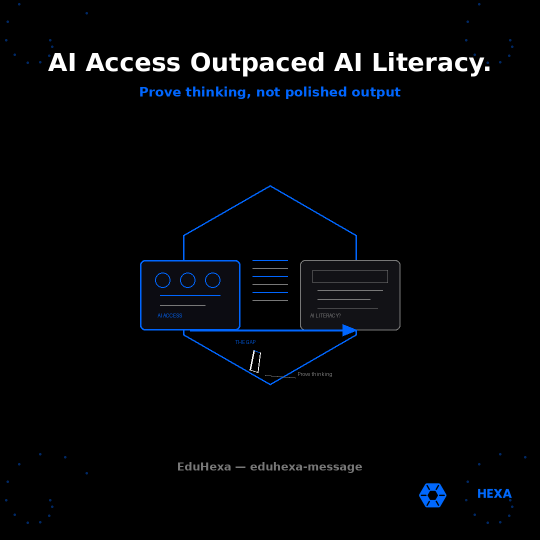
#> input picture clients/assets/eduhexa/eduhexa-message-ai-literacy-gap-sep-2026.png, 1080 x 1080 px, given in place of eduhexa logo.png, which was not available (shown at 1/2 size)
$ python generate_eduhexa_image_ai_policy_gap.py
#> lines starting #> are read from the running program, lines starting #| are printed output that depends on the picture; pictures that were not available may be replaced by others from this repository, and a replacement may not be noted
#!/usr/bin/env python3
"""Generate EduHexa WhatsApp image 1080x1080 - AI Policy Gap theme."""
from PIL import Image, ImageDraw, ImageFont
import math
import os

SIZE = 1080
BLACK = (0, 0, 0)
BLUE = (0, 102, 255)
WHITE = (255, 255, 255)
GRAY = (120, 120, 120)
LIGHT_BLUE = (0, 80, 200)
DARK_BLUE = (0, 40, 100)

OUT = "/workspace/clients/assets/eduhexa/eduhexa-whatsapp-ai-policy-gap-july-2026.png"
LOGO = "/workspace/clients/eduhexa logo.png"

img = Image.new("RGB", (SIZE, SIZE), BLACK)
#> img: PIL image 1080x1080 RGB; every value is 0
draw = ImageDraw.Draw(img)

# Halftone dots in corners
for cx, cy in [(80, 80), (1000, 80), (80, 1000), (1000, 1000)]:
    for i in range(12):
        angle = i * math.pi / 6
        r = 20 + i * 8
        x = cx + int(r * math.cos(angle))
        y = cy + int(r * math.sin(angle))
        draw.ellipse([x - 2, y - 2, x + 2, y + 2], fill=DARK_BLUE)

# Central hexagon frame
cx, cy = SIZE // 2, SIZE // 2 + 40
hex_r = 220
hex_pts = []
for i in range(6):
    angle = math.pi / 6 + i * math.pi / 3
    hex_pts.append((cx + hex_r * math.cos(angle), cy + hex_r * math.sin(angle)))
draw.polygon(hex_pts, outline=BLUE, width=3)

# Vertical divider
draw.line([(cx, cy - hex_r), (cx, cy + hex_r)], fill=BLUE, width=2)

# LEFT: Students with document/policy (ahead)
left_cx = cx - 95
# Student figures (3 small, forward-leaning)
for dx, dy in [(-30, -30), (0, -45), (30, -30)]:
    sx, sy = left_cx + dx, cy + dy
    draw.ellipse([sx - 10, sy - 10, sx + 10, sy + 10], fill=WHITE)
    draw.line([(sx, sy + 10), (sx, sy + 35)], fill=WHITE, width=3)
# Document scroll
draw.rounded_rectangle([left_cx - 45, cy + 10, left_cx + 45, cy + 90], radius=4, outline=BLUE, width=2)
for i in range(5):
    y = cy + 25 + i * 12
    w = 60 - i * 4
    draw.line([(left_cx - w // 2, y), (left_cx + w // 2, y)], fill=LIGHT_BLUE, width=2)
# Checkmark on document
draw.line([(left_cx - 15, cy + 55), (left_cx - 5, cy + 65)], fill=BLUE, width=3)
draw.line([(left_cx - 5, cy + 65), (left_cx + 20, cy + 40)], fill=BLUE, width=3)
# Forward arrow
draw.polygon([(left_cx + 55, cy + 50), (left_cx + 75, cy + 50), (left_cx + 68, cy + 42)], fill=BLUE)
draw.polygon([(left_cx + 55, cy + 50), (left_cx + 75, cy + 50), (left_cx + 68, cy + 58)], fill=BLUE)

# RIGHT: Empty policy board / question marks (lag)
right_cx = cx + 95
# Empty clipboard
draw.rounded_rectangle([right_cx - 40, cy - 60, right_cx + 40, cy + 70], radius=6, outline=GRAY, width=2)
draw.rounded_rectangle([right_cx - 25, cy - 75, right_cx + 25, cy - 55], radius=3, fill=GRAY)
# Dashed empty lines
for i in range(6):
    y = cy - 40 + i * 18
    for x in range(right_cx - 30, right_cx + 30, 12):
        draw.line([(x, y), (x + 6, y)], fill=GRAY, width=+2)
# Question marks floating
for qx, qy in [(right_cx - 20, cy + 85), (right_cx + 15, cy + 95)]:
    draw.ellipse([qx - 8, qy - 12, qx + 8, qy + 4], outline=GRAY, width=2)
    draw.ellipse([qx - 2, qy + 8, qx + 2, qy + 12], fill=GRAY)

# Clock/waiting arc on right (lag indicator)
draw.arc([right_cx - 30, cy - 100, right_cx + 30, cy - 40], start=0, end=270, fill=GRAY, width=2)

# Bridging arc from left (students) to center
arc_bbox = [cx - 160, cy - 100, cx + 160, cy + 100]
draw.arc(arc_bbox, start=200, end=-20, fill=BLUE, width=3)


def load_font(size):
#> called with size = 62
    paths = [
        "/usr/share/fonts/truetype/dejavu/DejaVuSans-Bold.ttf",
        "/usr/share/fonts/truetype/liberation/LiberationSans-Bold.ttf",
        "/usr/share/fonts/truetype/freefont/FreeSansBold.ttf",
    ]
    for p in paths:
        if os.path.exists(p):
            return ImageFont.truetype(p, size)
    return ImageFont.load_default()


font_head = load_font(62)
font_sub = load_font(34)
font_small = load_font(24)

headline = "Rules Before Tools"
bbox = draw.textbbox((0, 0), headline, font=font_head)
#> bbox = (0, 11, 644, 59)
tw = bbox[2] - bbox[0]
#> tw = 644
draw.text(((SIZE - tw) // 2, 120), headline, fill=WHITE, font=font_head)

sub = "Students moved first — schools lag behind"
bbox2 = draw.textbbox((0, 0), sub, font=font_sub)
#> bbox2 = (0, 6, 819, 39)
tw2 = bbox2[2] - bbox2[0]
#> tw2 = 819
draw.text(((SIZE - tw2) // 2, 200), sub, fill=BLUE, font=font_sub)

small = "AI governance is the gatekeeper — EduHexa Community Pulse, July 2026"
bbox3 = draw.textbbox((0, 0), small, font=font_small)
#> bbox3 = (0, 5, 987, 28)
tw3 = bbox3[2] - bbox3[0]
#> tw3 = 987
draw.text(((SIZE - tw3) // 2, 920), small, fill=GRAY, font=font_small)

# Composite logo
logo = Image.open(LOGO).convert("RGBA")
logo_w = int(SIZE * 0.20)
logo_h = int(logo_w * logo.height / logo.width)
#> logo_h = 216
logo = logo.resize((logo_w, logo_h), Image.Resampling.LANCZOS)
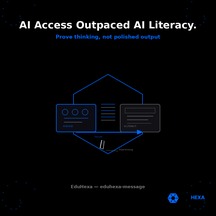
#> logo: PIL image 216x216 RGBA; mean R, G, B, A 4.2, 5.6, 7.7, 255
logo_x = SIZE - logo_w - 40
logo_y = SIZE - logo_h - 50
#> logo_y = 814
img.paste(logo, (logo_x, logo_y), logo)
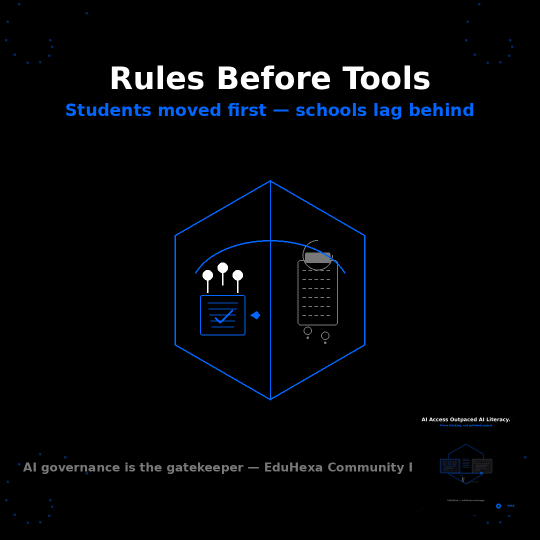
#> img: PIL image 1080x1080 RGB (shown at 1/2 size); mean R, G, B 4.1, 5.5, 7.6

img.save(OUT, "PNG", optimize=True)
print(f"Saved {OUT} ({os.path.getsize(OUT)} bytes)")

$ run again, on clients/assets/eduhexa/eduhexa-message-ai-mandate-stack-oct-2026.png
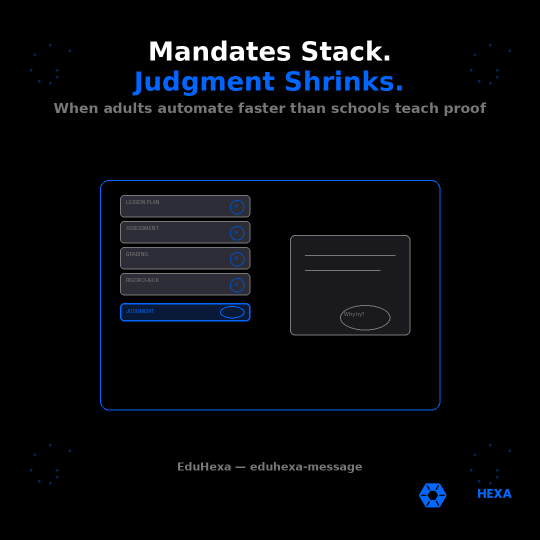
#> input picture clients/assets/eduhexa/eduhexa-message-ai-mandate-stack-oct-2026.png, 1080 x 1080 px, given in place of eduhexa logo.png, which was not available (shown at 1/2 size)
#> bbox = (0, 11, 644, 59)
#> tw = 644
#> bbox2 = (0, 6, 819, 39)
#> tw2 = 819
#> bbox3 = (0, 5, 987, 28)
#> tw3 = 987
#> `logo = logo.resize((logo_w, logo_h), Image.Resampling.LANCZOS)`:
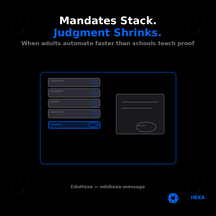
#> logo: PIL image 216x216 RGBA; mean R, G, B, A 6.3, 8.2, 11.5, 255
#> `img.paste(logo, (logo_x, logo_y), logo)`:
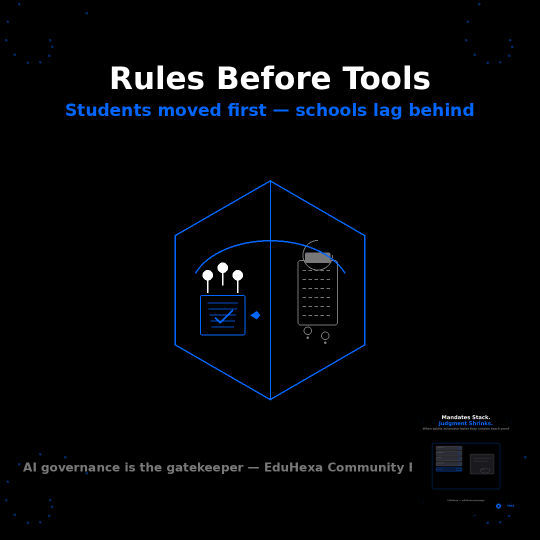
#> img: PIL image 1080x1080 RGB (shown at 1/2 size); mean R, G, B 4.2, 5.6, 7.7
